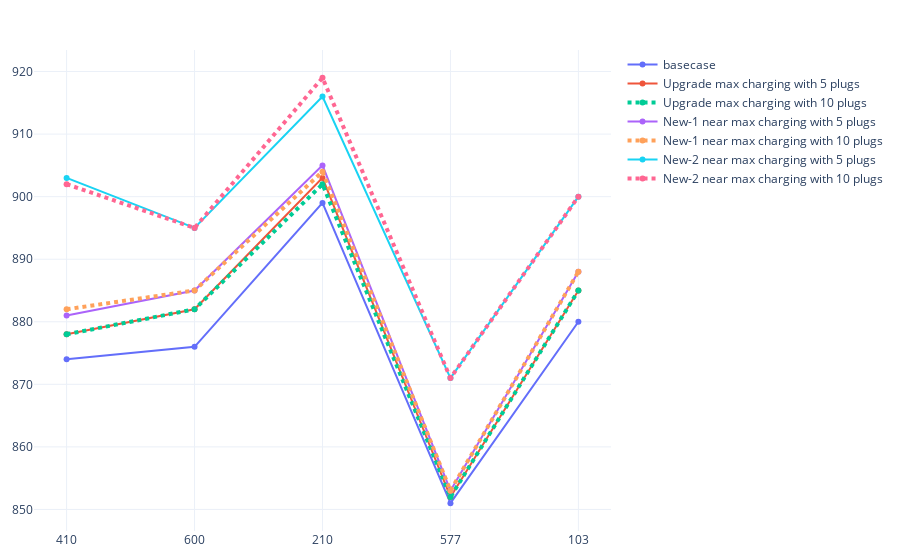

Notebook cell for this chart:
### Code cell
# EVs finished
fig = go.Figure()
fig.add_trace(go.Scatter(x=seeds, y=count_stats[(500 <= count_stats['analysis_id']) & (count_stats['analysis_id']<= 504)].sort_values('analysis_id')['fin_count'],
                    mode='lines+markers',
                    name='basecase'))
fig.add_trace(go.Scatter(x=seeds, y=count_stats[(536 <= count_stats['analysis_id']) & (count_stats['analysis_id']<= 540)].sort_values('analysis_id')['fin_count'],
                    mode='lines+markers',
                    name='Upgrade max charging with 5 plugs'))
fig.add_trace(go.Scatter(x=seeds, y=count_stats[(541 <= count_stats['analysis_id']) & (count_stats['analysis_id']<= 545)].sort_values('analysis_id')['fin_count'],
                    mode='lines+markers',
                    name='Upgrade max charging with 10 plugs', line=dict(width=4, dash='dot')))
fig.add_trace(go.Scatter(x=seeds, y=count_stats[(546 <= count_stats['analysis_id']) & (count_stats['analysis_id']<= 550)].sort_values('analysis_id')['fin_count'],
                    mode='lines+markers',
                    name='New-1 near max charging with 5 plugs'))
fig.add_trace(go.Scatter(x=seeds, y=count_stats[(551 <= count_stats['analysis_id']) & (count_stats['analysis_id']<= 555)].sort_values('analysis_id')['fin_count'],
                    mode='lines+markers',
                    name='New-1 near max charging with 10 plugs', line=dict(width=4, dash='dot')))
fig.add_trace(go.Scatter(x=seeds, y=count_stats[(556 <= count_stats['analysis_id']) & (count_stats['analysis_id']<= 560)].sort_values('analysis_id')['fin_count'],
                    mode='lines+markers',
                    name='New-2 near max charging with 5 plugs'))
fig.add_trace(go.Scatter(x=seeds, y=count_stats[(561 <= count_stats['analysis_id']) & (count_stats['analysis_id']<= 565)].sort_values('analysis_id')['fin_count'],
                    mode='lines+markers',
                    name='New-2 near max charging with 10 plugs', line=dict(width=4, dash='dot')))
fig.update_xaxes(type='category')
fig.update_layout(margin=dict(l=20, r=20, t=50, b=20), uniformtext_minsize=8, uniformtext_mode='hide', template='plotly_white')
fig.show()

### Figure 1 — Plotly figure (JSON) as saved in the notebook; plotly's stock layout.template omitted (floating-point values rounded to 4 significant figures)
{"data": [{"mode": "lines+markers", "name": "basecase", "type": "scatter", "x": ["410", "600", "210", "577", "103"], "y": [874, 876, 899, 851, 880]}, {"mode": "lines+markers", "name": "Upgrade max charging with 5 plugs", "type": "scatter", "x": ["410", "600", "210", "577", "103"], "y": [878, 882, 903, 852, 885]}, {"line": {"dash": "dot", "width": 4}, "mode": "lines+markers", "name": "Upgrade max charging with 10 plugs", "type": "scatter", "x": ["410", "600", "210", "577", "103"], "y": [878, 882, 902, 852, 885]}, {"mode": "lines+markers", "name": "New-1 near max charging with 5 plugs", "type": "scatter", "x": ["410", "600", "210", "577", "103"], "y": [881, 885, 905, 853, 888]}, {"line": {"dash": "dot", "width": 4}, "mode": "lines+markers", "name": "New-1 near max charging with 10 plugs", "type": "scatter", "x": ["410", "600", "210", "577", "103"], "y": [882, 885, 904, 853, 888]}, {"mode": "lines+markers", "name": "New-2 near max charging with 5 plugs", "type": "scatter", "x": ["410", "600", "210", "577", "103"], "y": [903, 895, 916, 871, 900]}, {"line": {"dash": "dot", "width": 4}, "mode": "lines+markers", "name": "New-2 near max charging with 10 plugs", "type": "scatter", "x": ["410", "600", "210", "577", "103"], "y": [902, 895, 919, 871, 900]}], "layout": {"autosize": true, "margin": {"b": 20, "l": 20, "r": 20, "t": 50}, "uniformtext": {"minsize": 8, "mode": "hide"}, "xaxis": {"autorange": true, "range": [-0.241, 4.241], "type": "category"}, "yaxis": {"autorange": true, "range": [846.4, 923.6], "type": "linear"}}}
